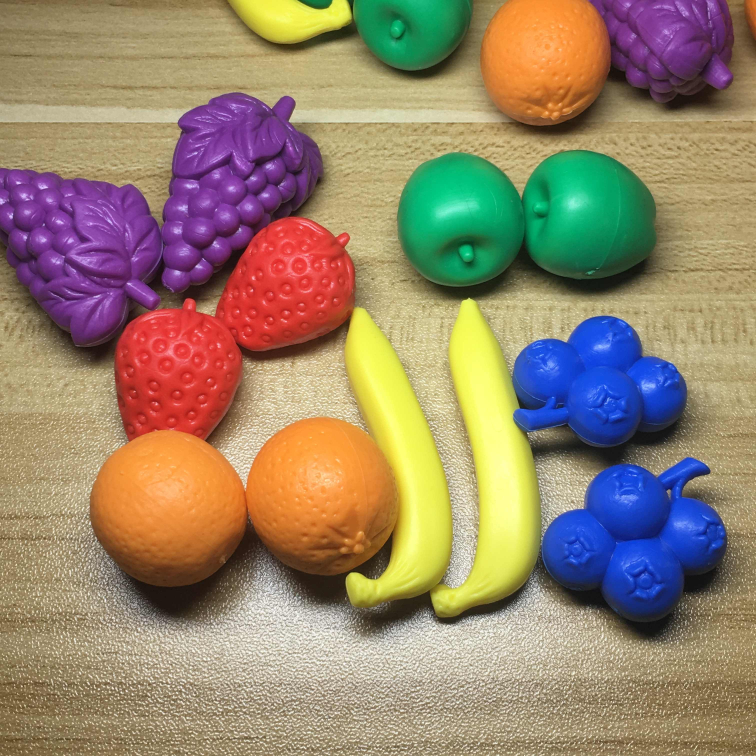
#> input picture Tarea7-ProcesamientoEnColor/Juguetes de Colores.jpg, 3024 x 3024 px (shown at 1/4 size)
$ python P7-3-2SegmentacionOpenCV.py
#> lines starting #> are read from the running program, lines starting #| are printed output that depends on the picture; after the words box and inside, x2 and y2 are one past the last pixel; in counts of white or black regions, pixels touching at a corner belong together
import cv2
import matplotlib.pyplot as plt
import numpy as np
from matplotlib.colors import hsv_to_rgb
from matplotlib.colors import rgb_to_hsv

flags = [i for i in dir(cv2) if i.startswith('COLOR_')]

juguetesImg = cv2.imread('Juguetes de Colores.jpg')
#> juguetesImg is the input picture: shape (3024, 3024, 3); mean B, G, R 107.2, 132.2, 151
juguetesImg = cv2.cvtColor(juguetesImg, cv2.COLOR_BGR2RGB)

plt.figure(1, (10,5))
plt.subplot(1, 3, 1)
plt.imshow(juguetesImg)
plt.title("Figuras de colores")

hls_juguetes = cv2.cvtColor(juguetesImg, cv2.COLOR_RGB2HLS)
#> hls_juguetes: shape (3024, 3024, 3); mean of channels 0, 1, 2 41.6, 128.4, 113.6
h,l,s = cv2.split(hls_juguetes)
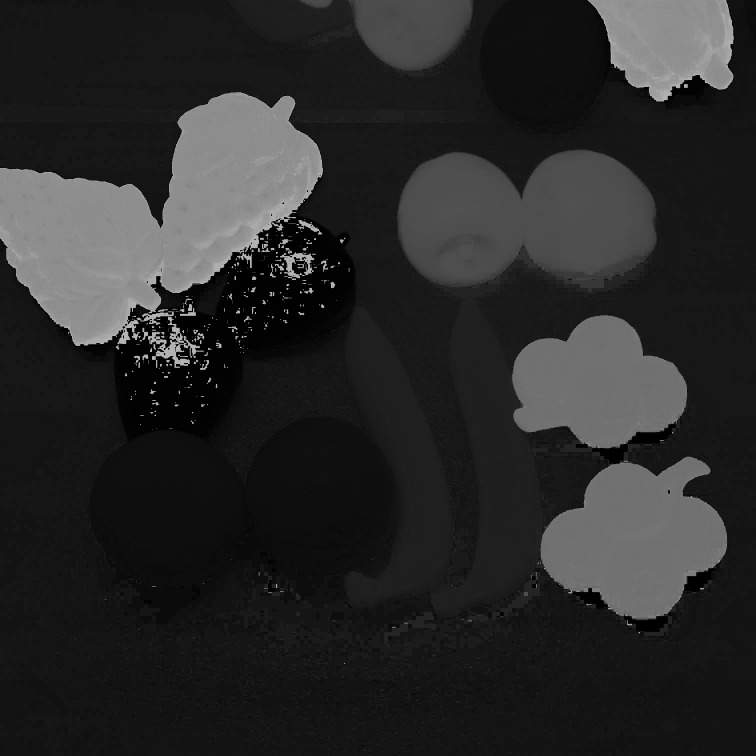
#> h: shape (3024, 3024) (shown at 1/4 size); min 0, max 180, mean 41.6
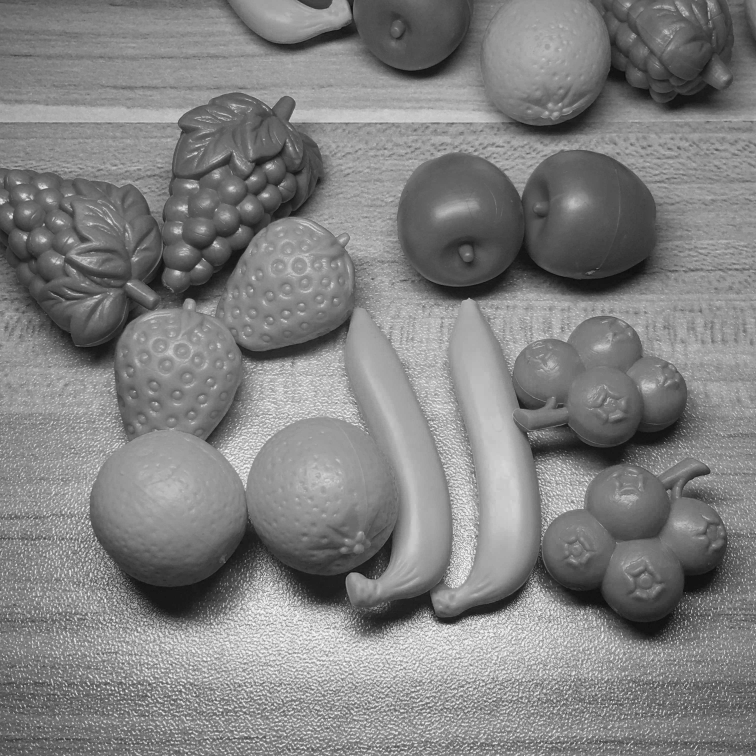
#> l: shape (3024, 3024) (shown at 1/4 size); min 4, max 255, mean 128.4
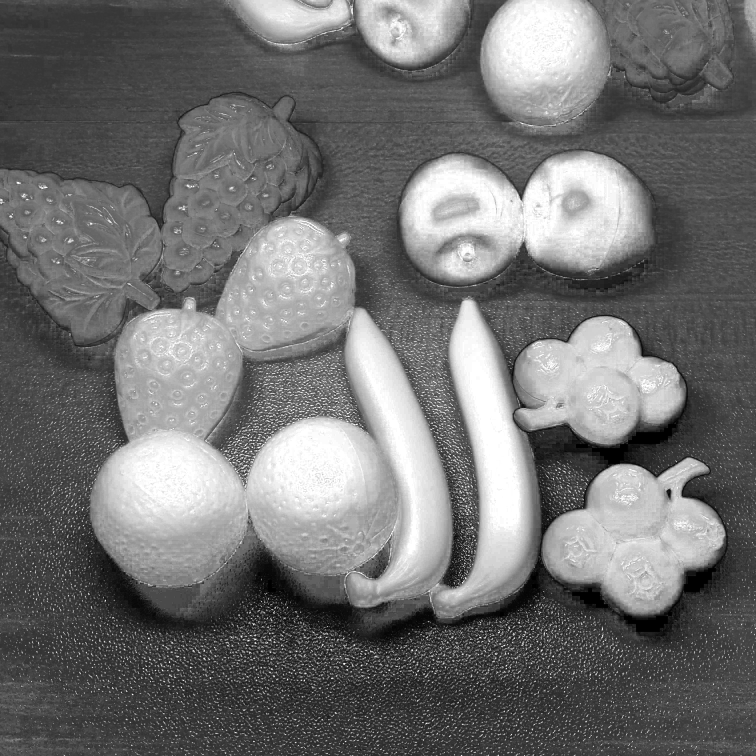
#> s: shape (3024, 3024) (shown at 1/4 size); min 0, max 255, mean 113.6
dark_purple = (140,0,0)
ligth_purple = (179,125,125)


#dark_purple = rgb_to_hsv(np.array(dark_purple)/255)
#ligth_purple = rgb_to_hsv(np.array(ligth_purple)/255)
print(ligth_purple, dark_purple)

mask = cv2.inRange(hls_juguetes, dark_purple, ligth_purple)
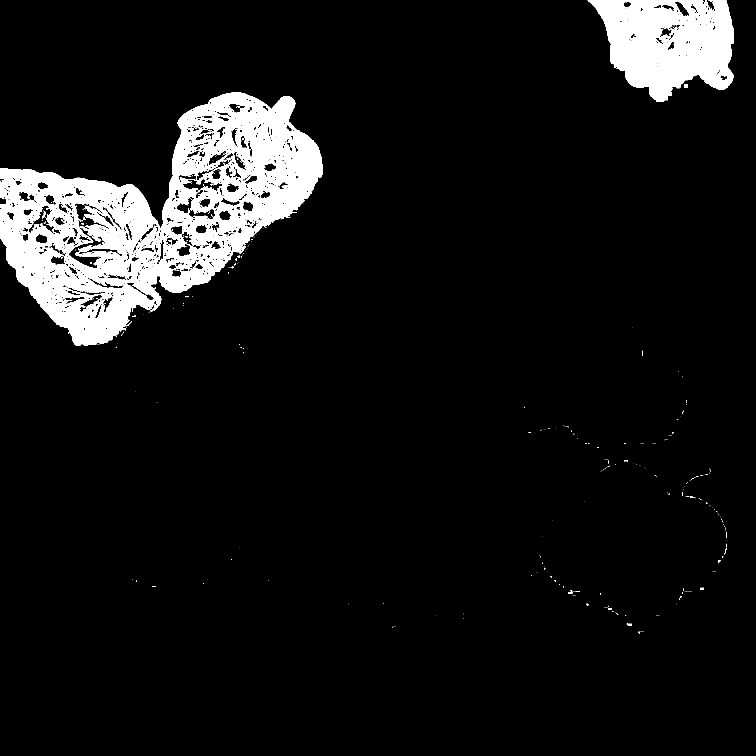
#> mask: shape (3024, 3024) (shown at 1/4 size); 7.5% white; 696 white regions (634 under 20 px), largest, box (x1, y1, x2, y2) and area: (0, 369, 1292, 1384) 520325, (2351, 0, 2935, 406) 157095, (2736, 336, 2751, 352) 224
result = cv2.bitwise_and(juguetesImg, juguetesImg, mask=mask)
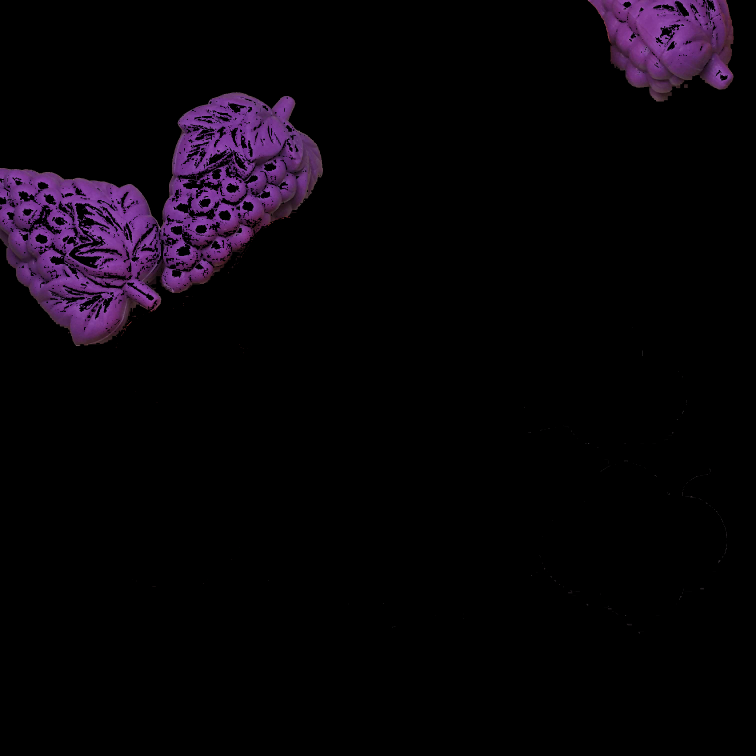
#> result: shape (3024, 3024, 3) (shown at 1/4 size); mean R, G, B 8, 3.8, 9.1

plt.subplot(1, 3, 2)
plt.imshow(mask, cmap="gray")
plt.title("Mascara")

plt.subplot(1, 3, 3)
plt.imshow(result)
plt.title("Segmentacion")
plt.savefig('SegmentadaMoradaOpenCV.png', dpi=600)


lo_square = np.full((10, 10, 3), ligth_purple, dtype=np.uint8) / 255.0
do_square = np.full((10, 10, 3), dark_purple, dtype=np.uint8) / 255.0

plt.show()

$ run again, with Tarea7-ProcesamientoEnColor/Valle de la luna-adicion de ruido gaussiano.jpg copied over Tarea7-ProcesamientoEnColor/Juguetes de Colores.jpg
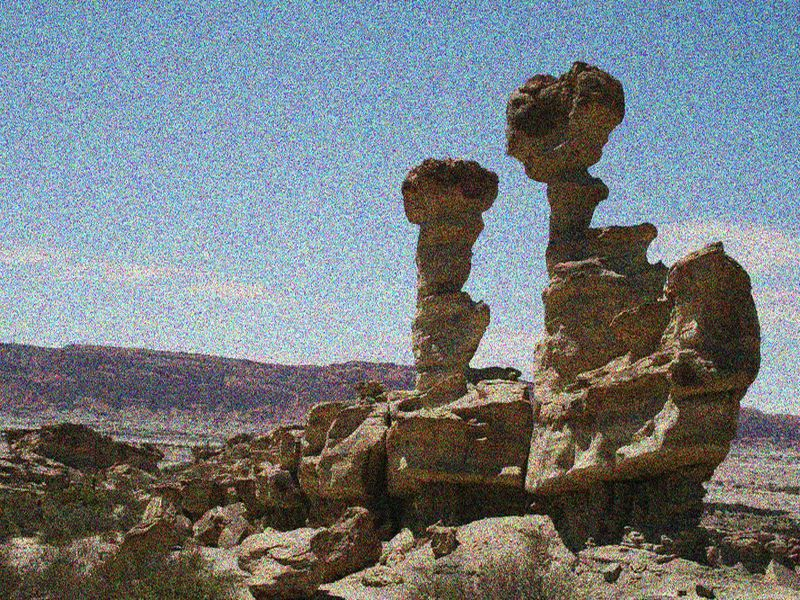
#> input picture Tarea7-ProcesamientoEnColor/Valle de la luna-adicion de ruido gaussiano.jpg, 800 x 600 px
#> juguetesImg is the input picture: shape (600, 800, 3); mean B, G, R 128, 124.1, 117
#> hls_juguetes: shape (600, 800, 3); mean of channels 0, 1, 2 71, 122.8, 80.5
#> `mask = cv2.inRange(hls_juguetes, dark_purple, ligth_purple)`:
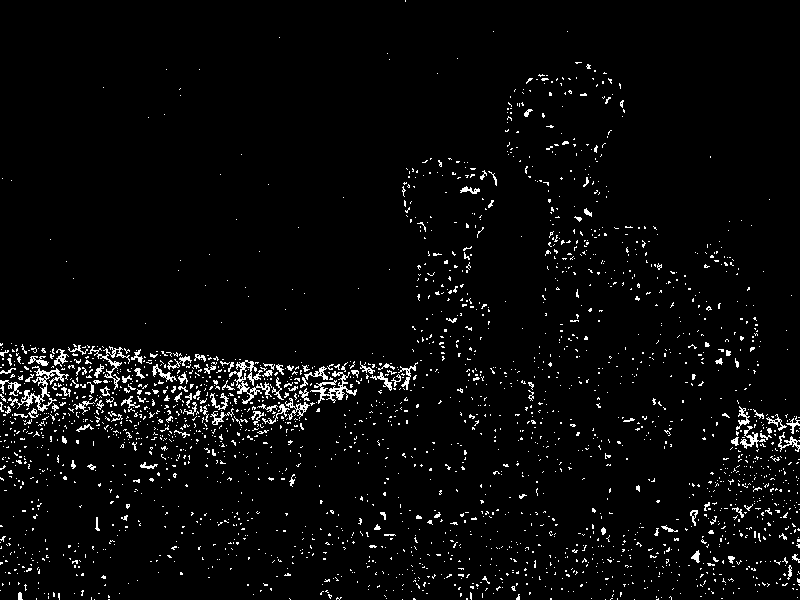
#> mask: shape (600, 800); 3.6% white in thin lines or dots
#> `result = cv2.bitwise_and(juguetesImg, juguetesImg, mask=mask)`:
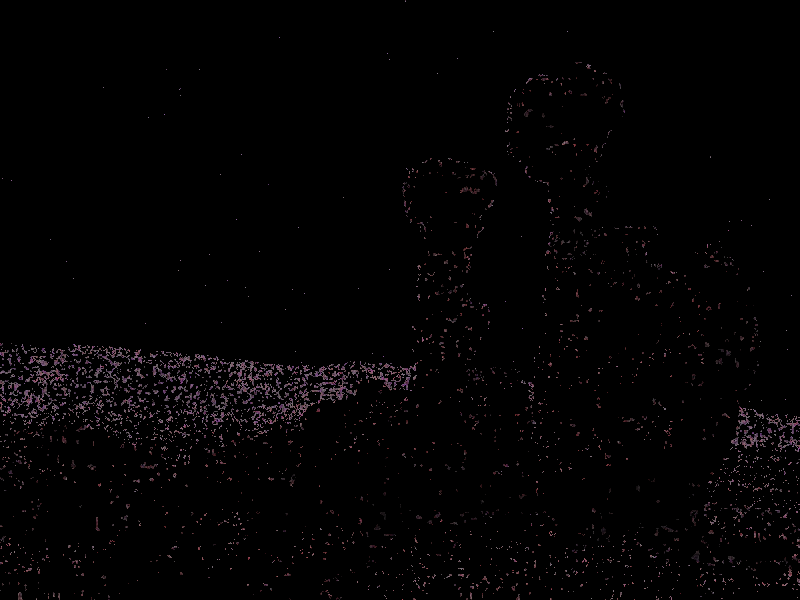
#> result: shape (600, 800, 3); mean R, G, B 3.3, 2.4, 2.8
